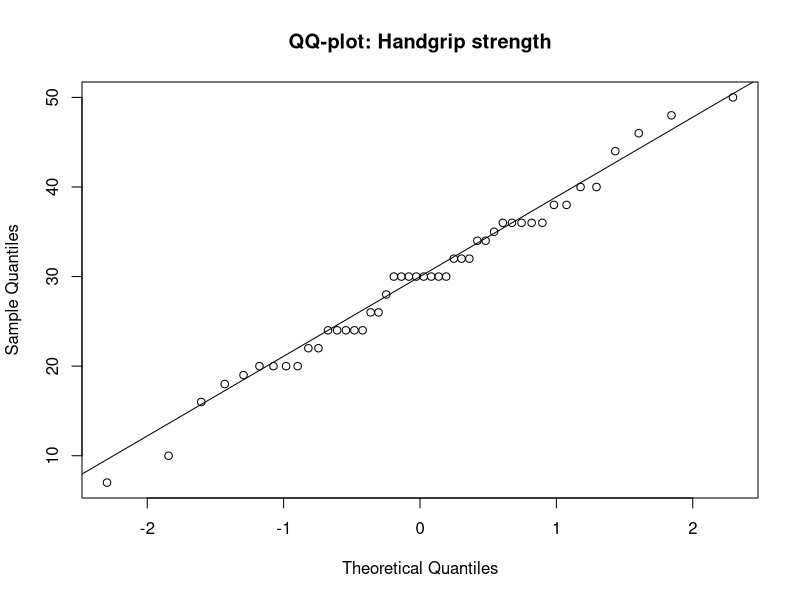
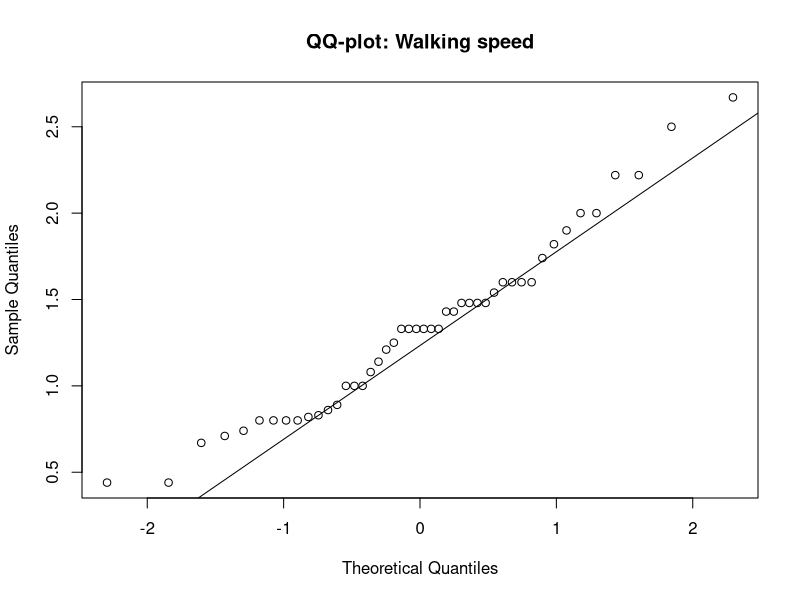
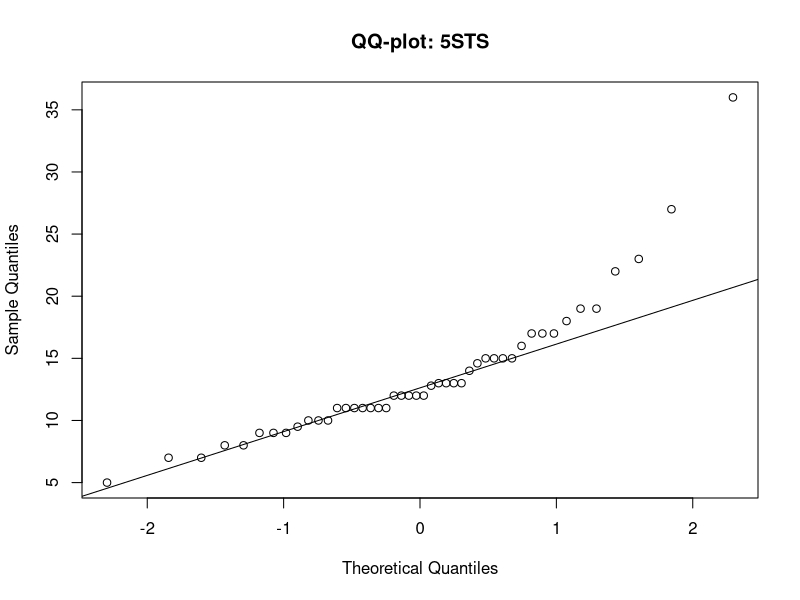
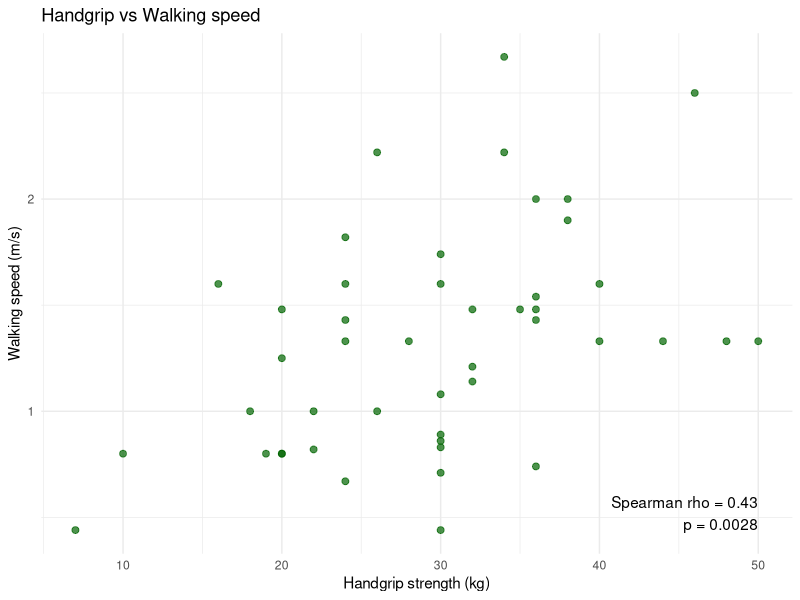
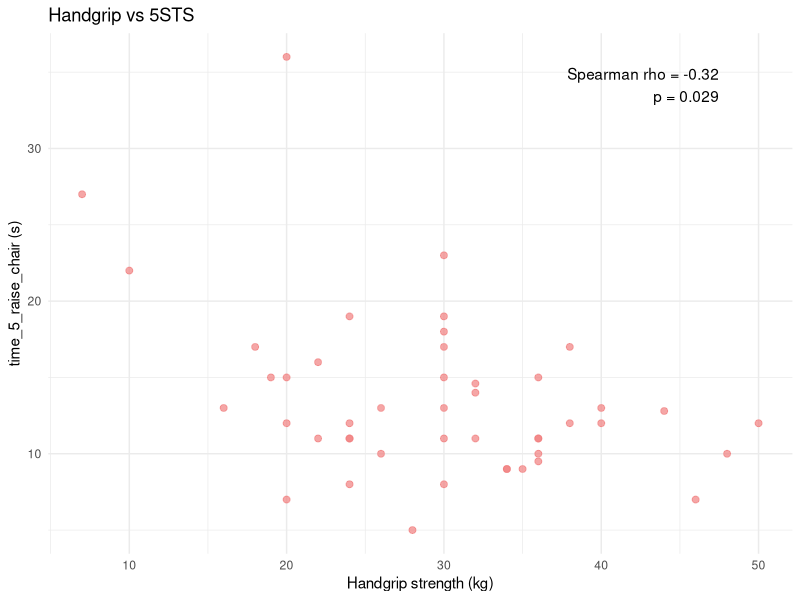

Write R code to recreate these figures, in order. (Note: this script raises an error after producing the figures.)
## ---- chunk 1
#Only one additional package is required; if you haven't already, remove the comment symbol (#).
#install.packages("ggplot2")
## ---- chunk 2
#import necessary library
library(ggplot2)
## ---- chunk 3
# Import dataset
data <- read.csv("data/clean/frapid_data_clean.csv")

# Check structure
str(data)
summary(data)
## ---- chunk 4
# QQ-plot for normality
qqnorm(data$handgrip_strength, main = "QQ-plot: Handgrip strength")
qqline(data$handgrip_strength)

qqnorm(data$walking_speed, main = "QQ-plot: Walking speed")
qqline(data$walking_speed)

qqnorm(data$time_5_raise_chair, main = "QQ-plot: 5STS")
qqline(data$time_5_raise_chair)

## ---- chunk 5
# Shapiro-Wilk test
shapiro.test(data$handgrip_strength)
shapiro.test(data$walking_speed)
shapiro.test(data$time_5_raise_chair)
## ---- chunk 6
# Handgrip vs walking speed
cor.test(data$handgrip_strength, data$walking_speed, method = "spearman")

results_ws <- cor.test(data$handgrip_strength, data$walking_speed_mps, method = "spearman")

ggplot(data, aes(x = handgrip_strength, y = walking_speed_mps)) +
  geom_point(color = "darkgreen", size = 2, alpha = 0.7) +
  annotate("text",
           x = max(data$handgrip_strength, na.rm = TRUE),
           y = min(data$walking_speed_mps, na.rm = TRUE),
           label = paste0("Spearman rho = ", round(results_ws$estimate, 2),
                          "\np = ", signif(results_ws$p.value, 2)),
           hjust = 1, vjust = 0) +
  labs(title = "Handgrip vs Walking speed",
       x = "Handgrip strength (kg)",
       y = "Walking speed (m/s)") +
  theme_minimal()
## ---- chunk 7
# Handgrip vs 5STS
cor.test(data$handgrip_strength, data$time_5_raise_chair, method = "spearman")

results_5STS <- cor.test(data$handgrip_strength, data$time_5_raise_chair, method = "spearman")

ggplot(data, aes(x = handgrip_strength, y = time_5_raise_chair)) +
  geom_point(color = "lightcoral", size = 2, alpha = 0.7) +
  annotate("text",
         x = max(data$handgrip_strength, na.rm = TRUE) * 0.95,
         y = max(data$time_5_raise_chair, na.rm = TRUE) * 0.98,
           label = paste0("Spearman rho = ", round(results_5STS$estimate, 2),
                          "\np = ", signif(results_5STS$p.value, 2)),
           hjust = 1, vjust = 1) +
  labs(title = "Handgrip vs 5STS",
       x = "Handgrip strength (kg)",
       y = "time_5_raise_chair (s)") +
  theme_minimal()
## ---- chunk 8
# Convert gender to factor for regression analysis
data$gender <- as.factor(data$gender)
## ---- chunk 9
model_walk <- lm(walking_speed_mps ~ handgrip_strength + age + gender, data = data)
summary(model_walk)

model_5sts <- lm(time_5_raise_chair ~ handgrip_strength + age + gender, data = data)
summary(model_5sts)

confint(model_walk)
confint(model_5sts)
